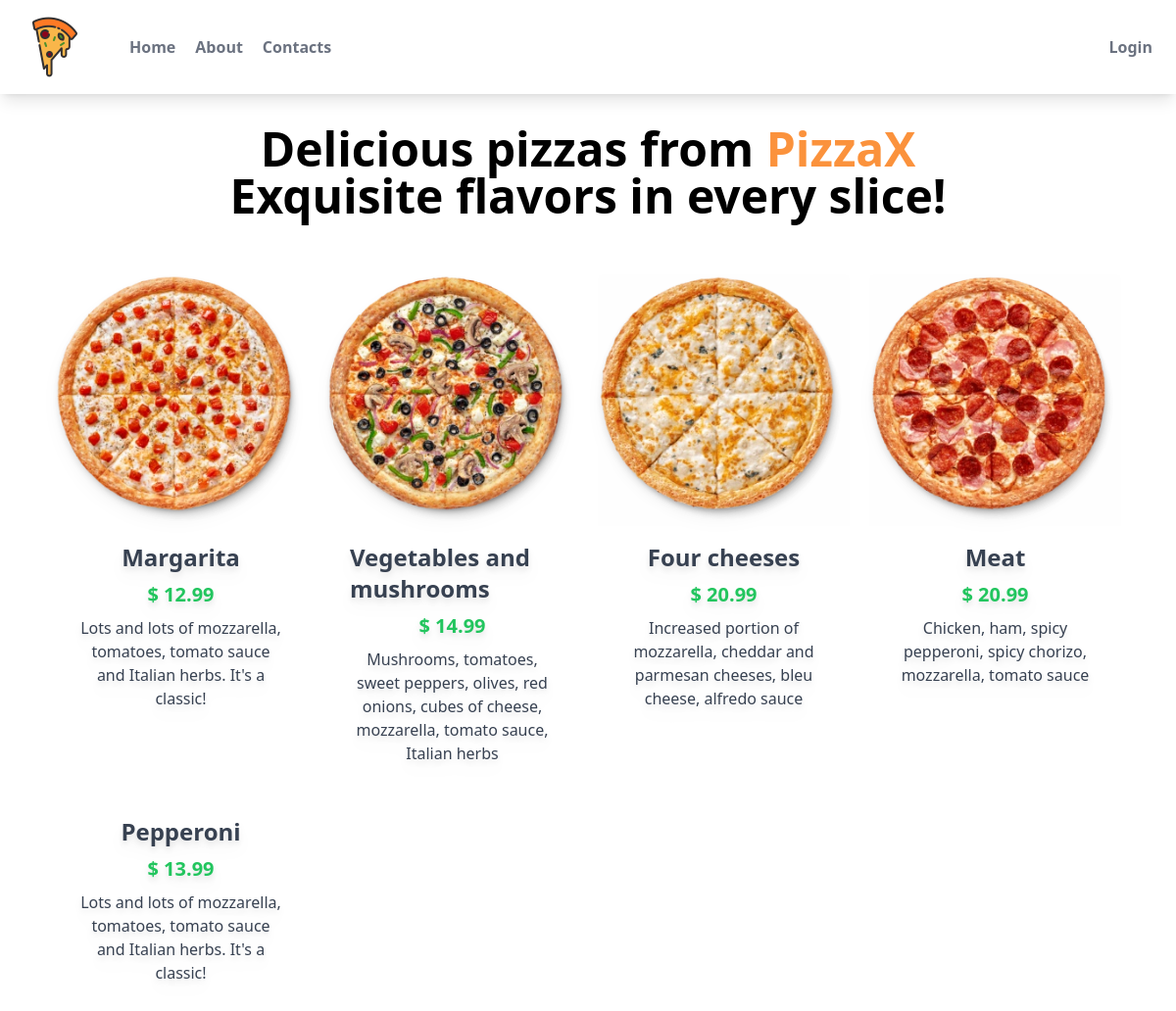
The page /myapp/ on the database as committed earlier.
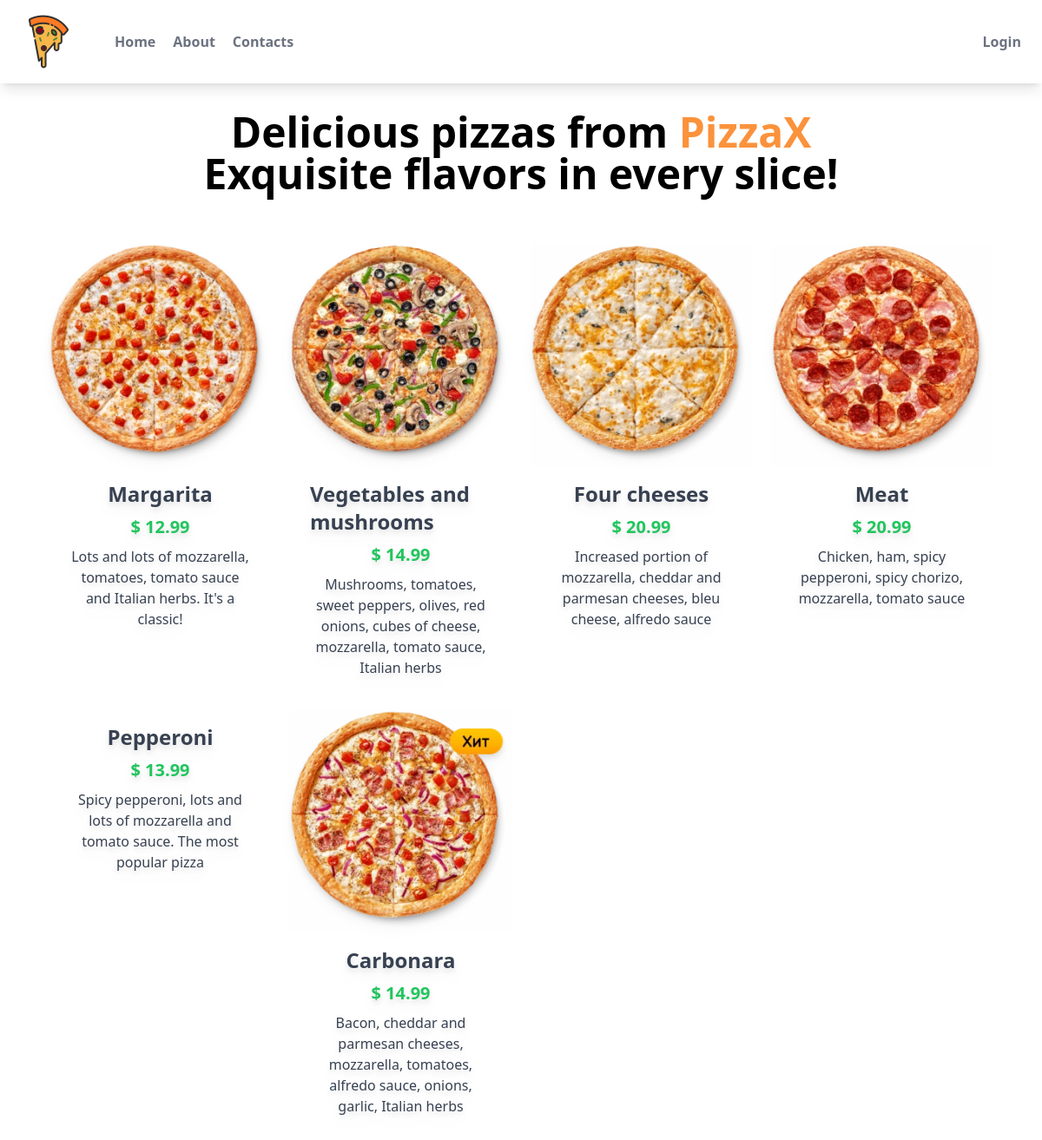
The same page on the database as committed later.
### myapp/models.py (models this page shows, shortened)
class Pizza(models.Model):
    name = models.CharField(max_length=50)
    description = models.CharField(max_length=500)
    price = models.DecimalField(max_digits=5,decimal_places=2)
    image = models.ImageField(blank=True, upload_to='images')

### myapp/views.py (the view)
# urls.py: path("",views.pizzas_list,name="pizzas_list"),
def pizzas_list(request):
    items = Pizza.objects.all()
    context = {"items": items}
    return render(request, "myapp/pizzas_list.html", context)

### myapp/templates/myapp/pizzas_list.html
{% extends "myapp/index.html" %}
{% load static %}
{% block content %}
  <main class="mt-8 mx-auto max-w-7xl sm:px-6 lg:px-8">
    <div class="sm:text-center lg:text-center xl:text-center">
      <h1 class="text-3xl font-bold sm:text-4xl md:text-5xl">
        <span>Delicious pizzas from</span>
        <span class="text-orange-400">PizzaX</span>
        <span class="block xl:inline-block">Exquisite flavors in every slice!</span>
      </h1>
    </div>
  </main>
  <div class = "rounded p-14 grid grid-cols-1 sm:grid-cols-1 md:grid-cols-4 xl:grid-cols-4 lg:grid-cols-4 gap-5">
    {% for item in items %}
      <a href="{% url 'myapp:detail_pizza' item.id %}">
        <div class = "rounded overflow-hidden drop-shadow-lg">
          <div class="flex justify-center">
            <img class="w-90" src="{{item.image.url}}" alt="">
          </div>
          <div class="px-6 py-4">
            <div class="flex justify-center">
            <p class="font-bold text-gray-700 text-2xl mb-2">{{item.name}}</p>
            </div>
            <div class="flex justify-center">
            <p class="font-bold text-xl text-green-500 mb-2">$ {{item.price}}</p>
            </div>
            <p class="text-gray-700 text-base text-center">{{item.description}}</p>
          </div>
        </div>
      </a>
      {% endfor %}
  </div>
{% endblock content %}

### myapp/templates/myapp/index.html (shortened to what this page needs)
{% load static %}
<!DOCTYPE html>
<html lang="en">
<head>
  <link rel="stylesheet" href="{% static 'myapp/styles.css' %}">
</head>
<body>
  {% include "myapp/navbar.html" %}
  {% block content %}
  {% endblock content %}
</body>
</html>

### myapp/templates/myapp/navbar.html
{% load static %}
<nav class="bg-white shadow-lg" >
    <div class="max-w-6x1 mx-auto px-4">
      <div class="flex justify-between">
        <div class="flex space-x-7">
          <div>
            <a href="{% url 'myapp:pizzas_list' %}" class="flex items-center px-2 py-4">
              <img class="h-16 w-16" src="{% static 'myapp/images/logo.png' %}" alt="logo" />
            </a>
          </div>
          <div class="items-center flex space-x-1">
            <a href="{% url 'myapp:pizzas_list' %}" class="py-4 px-2 text-gray-500 font-semibold">Home</a>
            <a href="#" class="py-4 px-2 text-gray-500 font-semibold">About</a>
            <a href="#" class="py-4 px-2 text-gray-500 font-semibold">Contacts</a>
          </div>
        </div>
        <div class="flex items-center">
          {% if user.is_authenticated %}
            <a class="py-4 px-2 text-gray-500 font-semibold" href="{% url 'users:logout' %}">Logout</a>
            <a class="py-4 px-2 text-gray-500 font-semibold" href="{% url 'users:profile' %}">Profile</a>
          {% else %}
            <a class="py-4 px-2 text-gray-500 font-semibold" href="{% url 'users:login' %}">Login</a>
          {% endif %}
        </div>
      </div>
    </div>
</nav>

### myapp/static/myapp/styles.css (style rules this page uses)
html, :host { line-height: 1.5; -webkit-text-size-adjust: 100%; -moz-tab-size: 4; -o-tab-size: 4; tab-size: 4; font-family: ui-sans-serif, system-ui, sans-serif, "Apple Color Emoji", "Segoe UI Emoji", "Segoe UI Symbol", "Noto Color Emoji"; font-feature-settings: normal; font-variation-settings: normal; -webkit-tap-highlight-color: transparent; }
body { margin: 0; line-height: inherit; }
h1, h2, h3, h4, h5, h6 { font-size: inherit; font-weight: inherit; }
a { color: inherit; text-decoration: inherit; }
blockquote, dl, dd, h1, h2, h3, h4, h5, h6, hr, figure, p, pre { margin: 0; }
img, svg, video, canvas, audio, iframe, embed, object { display: block; vertical-align: middle; }
img, video { max-width: 100%; height: auto; }
.mx-auto { margin-left: auto; margin-right: auto; }
.mb-2 { margin-bottom: 0.5rem; }
.mt-8 { margin-top: 2rem; }
.block { display: block; }
.flex { display: flex; }
.grid { display: grid; }
.h-16 { height: 4rem; }
.w-16 { width: 4rem; }
.max-w-7xl { max-width: 80rem; }
.grid-cols-1 { grid-template-columns: repeat(1, minmax(0, 1fr)); }
.items-center { align-items: center; }
.justify-center { justify-content: center; }
.justify-between { justify-content: space-between; }
.gap-5 { gap: 1.25rem; }
.space-x-1 > :not([hidden]) ~ :not([hidden]) { --tw-space-x-reverse: 0; margin-right: calc(0.25rem * var(--tw-space-x-reverse)); margin-left: calc(0.25rem * calc(1 - var(--tw-space-x-reverse))); }
.space-x-7 > :not([hidden]) ~ :not([hidden]) { --tw-space-x-reverse: 0; margin-right: calc(1.75rem * var(--tw-space-x-reverse)); margin-left: calc(1.75rem * calc(1 - var(--tw-space-x-reverse))); }
.overflow-hidden { overflow: hidden; }
.rounded { border-radius: 0.25rem; }
.bg-white { --tw-bg-opacity: 1; background-color: rgb(255 255 255 / var(--tw-bg-opacity)); }
.p-14 { padding: 3.5rem; }
.px-2 { padding-left: 0.5rem; padding-right: 0.5rem; }
.px-4 { padding-left: 1rem; padding-right: 1rem; }
.px-6 { padding-left: 1.5rem; padding-right: 1.5rem; }
.py-4 { padding-top: 1rem; padding-bottom: 1rem; }
.text-center { text-align: center; }
.text-2xl { font-size: 1.5rem; line-height: 2rem; }
.text-3xl { font-size: 1.875rem; line-height: 2.25rem; }
.text-base { font-size: 1rem; line-height: 1.5rem; }
.text-xl { font-size: 1.25rem; line-height: 1.75rem; }
.font-bold { font-weight: 700; }
.font-semibold { font-weight: 600; }
.text-gray-500 { --tw-text-opacity: 1; color: rgb(107 114 128 / var(--tw-text-opacity)); }
.text-gray-700 { --tw-text-opacity: 1; color: rgb(55 65 81 / var(--tw-text-opacity)); }
.text-green-500 { --tw-text-opacity: 1; color: rgb(34 197 94 / var(--tw-text-opacity)); }
.text-orange-400 { --tw-text-opacity: 1; color: rgb(251 146 60 / var(--tw-text-opacity)); }
.shadow-lg { --tw-shadow: 0 10px 15px -3px rgb(0 0 0 / 0.1), 0 4px 6px -4px rgb(0 0 0 / 0.1); --tw-shadow-colored: 0 10px 15px -3px var(--tw-shadow-color), 0 4px 6px -4px var(--tw-shadow-color); box-shadow: var(--tw-ring-offset-shadow, 0 0 #0000), var(--tw-ring-shadow, 0 0 #0000), var(--tw-shadow); }
.drop-shadow-lg { --tw-drop-shadow: drop-shadow(0 10px 8px rgb(0 0 0 / 0.04)) drop-shadow(0 4px 3px rgb(0 0 0 / 0.1)); filter: var(--tw-blur) var(--tw-brightness) var(--tw-contrast) var(--tw-grayscale) var(--tw-hue-rotate) var(--tw-invert) var(--tw-saturate) var(--tw-sepia) var(--tw-drop-shadow); }
@media (min-width: 640px) { .sm\:grid-cols-1 { grid-template-columns: repeat(1, minmax(0, 1fr)); } }
@media (min-width: 640px) { .sm\:px-6 { padding-left: 1.5rem; padding-right: 1.5rem; } }
@media (min-width: 640px) { .sm\:text-center { text-align: center; } }
@media (min-width: 640px) { .sm\:text-4xl { font-size: 2.25rem; line-height: 2.5rem; } }
@media (min-width: 768px) { .md\:grid-cols-4 { grid-template-columns: repeat(4, minmax(0, 1fr)); } }
@media (min-width: 768px) { .md\:text-5xl { font-size: 3rem; line-height: 1; } }
@media (min-width: 1024px) { .lg\:grid-cols-4 { grid-template-columns: repeat(4, minmax(0, 1fr)); } }
@media (min-width: 1024px) { .lg\:px-8 { padding-left: 2rem; padding-right: 2rem; } }
@media (min-width: 1024px) { .lg\:text-center { text-align: center; } }

Rows that differ between the two databases and show on the page:
changed Pizza "Pepperoni": description "Lots and lots of mozzarella, tomatoes, tomato sauce and Italian herbs. It's a classic!" → "Spicy pepperoni, lots and lots of mozzarella and tomato sauce. The most popular pizza"
added Pizza: image (picture), name "Carbonara", price "14.99", description "Bacon, cheddar and parmesan cheeses, mozzarella, tomatoes, alfredo sauce, onions, garlic, Italian herbs"
